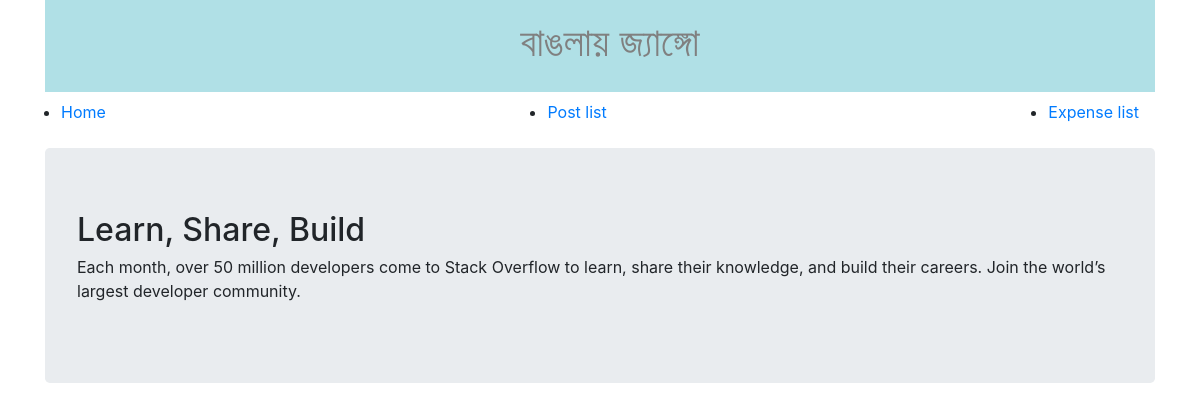
/blog/single-post/5/, run on the app's committed database.
### blog_post/models.py (models this page shows)
class Post(models.Model):
    title = models.CharField(max_length=100)
    description = models.TextField()
    def __str__(self):
        return self.title

### blog_post/views.py (the view)
# urls.py: url(r'^single-post/(?P<post_id>[0-9]+)/', views.single_post, name='single-post')
def single_post(request, post_id):
    post = Post.objects.get(pk=post_id)
    print(post)
    return render(request, 'single_post.html', {
        'post': post
    })

### templates/single_post.html
{% extends 'base.html' %}
{% block content %}
    <h2>{{ post.title }}</h2>
    <p>{{ post.description }}</p>
{% endblock %}

### data on the page
Post: title "Learn, Share, Build", description "Each month, over 50 million developers come to Stack Overflow to learn, share their knowledge, and build their careers. Join the world’s largest developer community."
